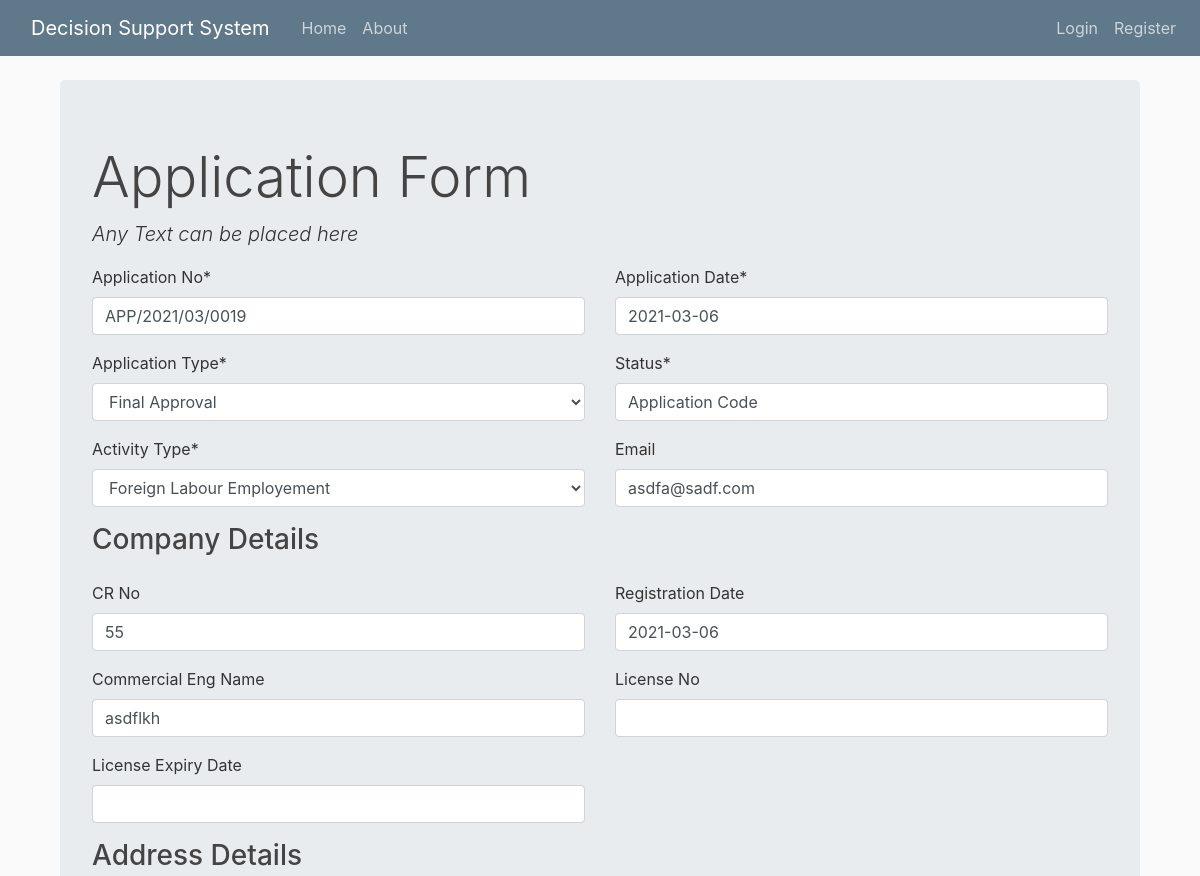
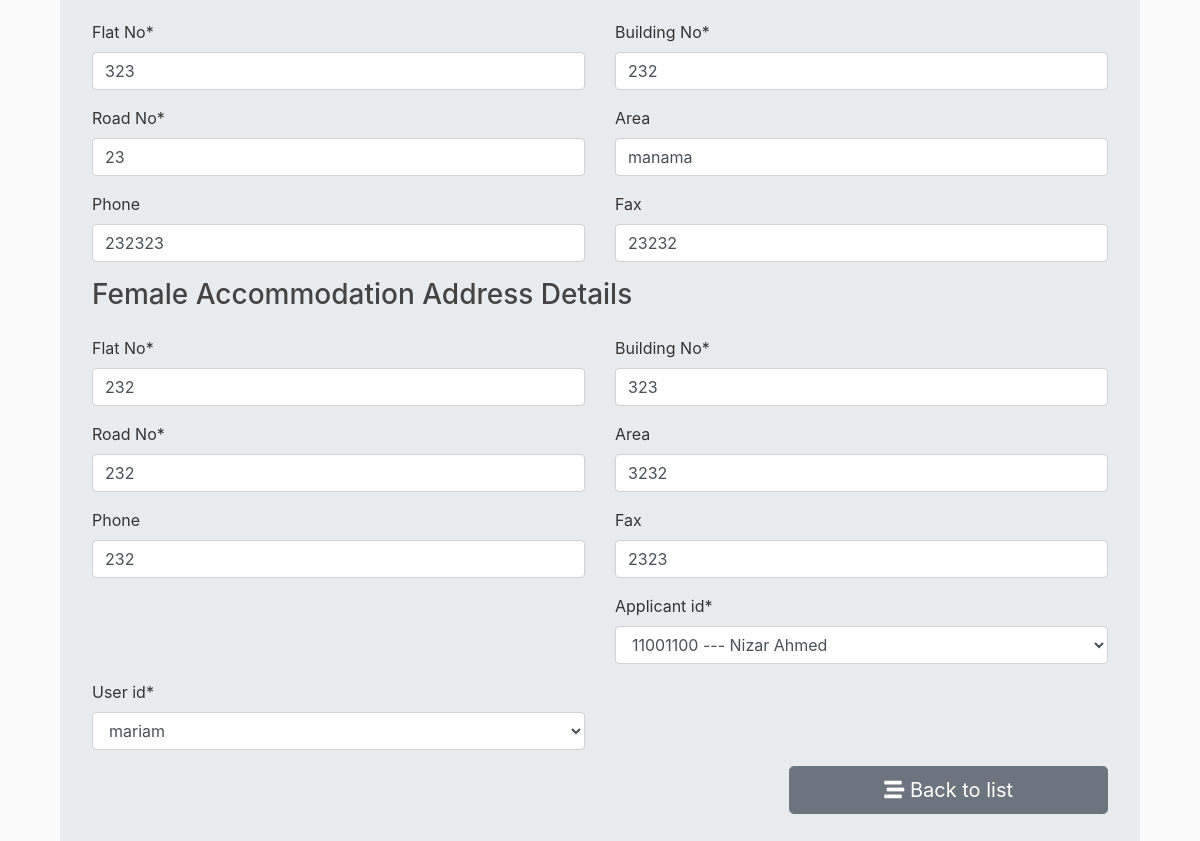
The page /application/19/update/ on the database as committed earlier (2 pictures, top to bottom).
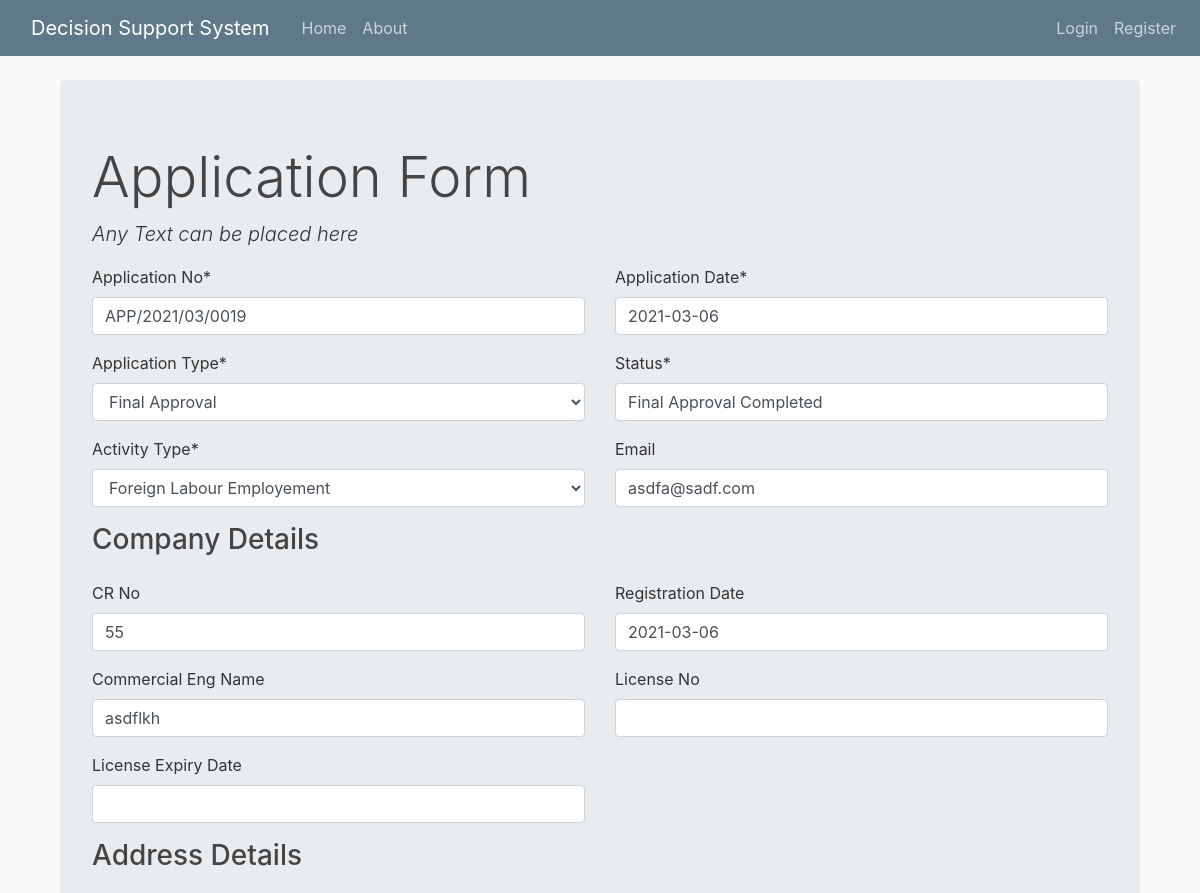
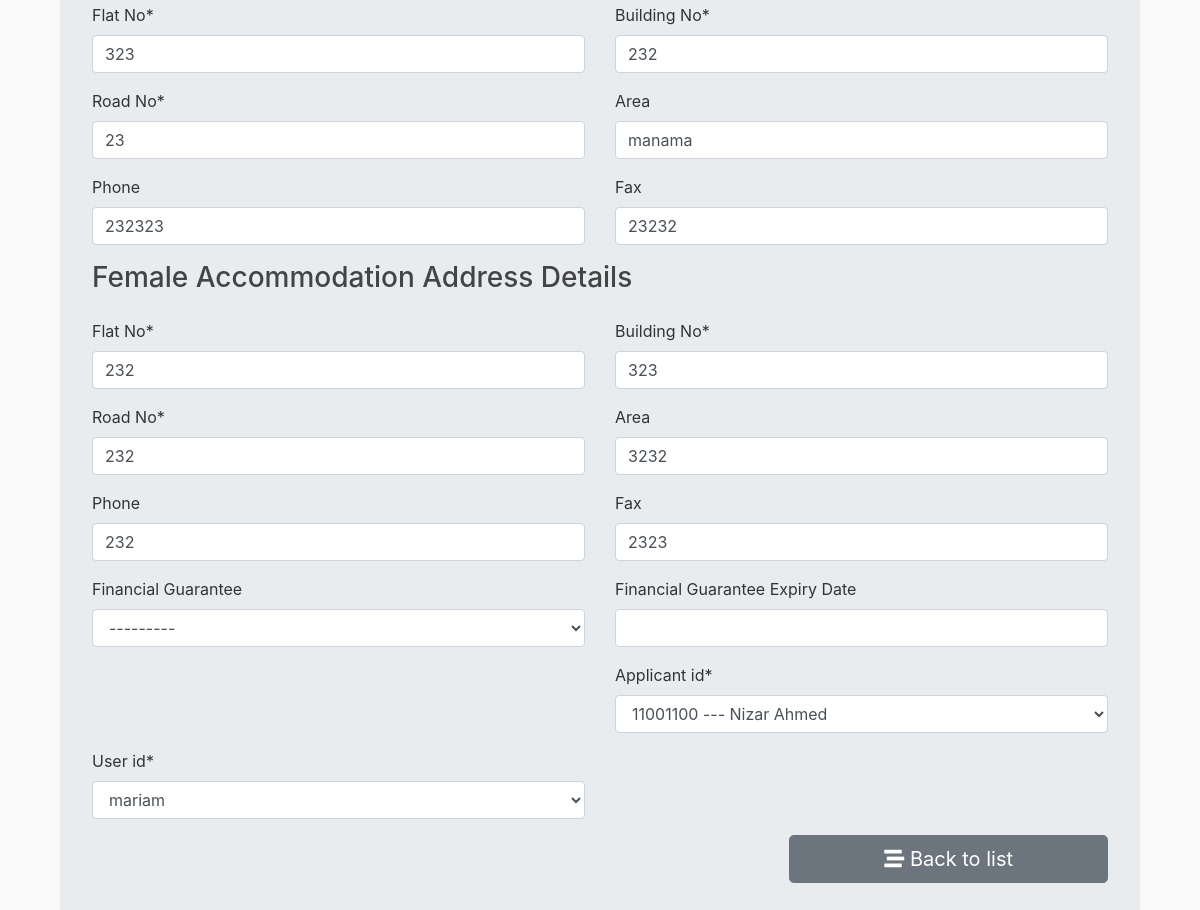
The same page on the database as committed later (2 pictures, top to bottom).
### app/models.py (models this page shows, shortened)
class Application(models.Model):
    activity_type_list = (
        ('demostic', 'Demostic Labour Employment'),
        ('foreign', 'Foreign Labour Employement'),
        ('local', 'Bahraini Labour Employment')
    )
    financial_guarantee_list = (
        ('manager_cheque', 'Manager Cheque'),
        ('bank_guarantee', 'Bank Guarantee')
    )
    intial_approval_list = (
        ('approve', 'Approve'),
        ('reject', 'Reject')
    )
    app_type_list = (
        ('initial','Initial Approval'),
        ('final','Final Approval'),
        ('renew','Renewal License'),
        ('cancel','Cancel License')
    )
    app_no = models.CharField(_("Application No"), max_length=50, default='Draft Application')
    app_date = models.DateField(_("Application Date"), default=datetime.date.today)
    app_type = models.CharField(_("Application Type"), max_length=50, choices=app_type_list)
    app_status_index = models.IntegerField(_("Status No"), default=0)
    app_current_status = models.CharField(_("Status"), max_length=50, default='Draft')
    app_next_status = models.CharField(_("Status"), max_length=50, default='Draft')
    activty_type = models.CharField(_("Activity Type"), max_length=50, choices=activity_type_list)
    staff_comments = models.TextField(_("Comments"), blank=True)
    manager_comments = models.TextField(_("Manager Comments"), blank=True)
    approval = models.CharField(_("Manager Decision"), max_length=50, choices=intial_approval_list, blank=True)
    financial_guarantee = models.CharField(_("Financial Guarantee"), max_length=50, choices=financial_guarantee_list, blank=True)
    financial_guarantee_expiry_date = models.DateField(_("Financial Guarantee Expiry Date"), null=True, blank=True)
    cr = models.CharField(_("CR No"), max_length=50, blank=True)
    cr_reg_date = models.DateField(_("Registration Date"), null=True, blank=True)
    full_en_name = models.CharField(_("Commercial Eng Name"), max_length=250, blank=True)
    license_no = models.CharField(_("License No"), max_length=50, blank=True)
    license_expiry_date = models.DateField(_("License Expiry Date"), null=True, blank=True)
    flat_no = models.IntegerField(_("Flat No"), default=0)
    building_no = models.IntegerField(_("Building No"), default=0)
    road_no = models.IntegerField(_("Road No"), default=0)
    area = models.CharField(_("Area"), max_length=50, blank=True)
    contact1 = models.CharField(_("Phone"), max_length=50, blank=True)
    contact2 = models.CharField(_("Fax"), max_length=50, blank=True)
    email = models.EmailField(_("Email"), max_length=254, blank=True)
    fh_flat_no = models.IntegerField(_("Flat No"), default=0)
    fh_building_no = models.IntegerField(_("Building No"), default=0)
    fh_road_no = models.IntegerField(_("Road No"), default=0)
    fh_area = models.CharField(_("Area"), max_length=50, blank=True)
    fh_contact1 = models.CharField(_("Phone"), max_length=50, blank=True)
    fh_contact2 = models.CharField(_("Fax"), max_length=50, blank=True)
    qsreq = models.IntegerField(_("Uploaded Documents"), default=0)
    qnreq = models.IntegerField(_("Org Required Documents"), default=1)
    dreq = models.FloatField(_("Adequacy of Requirements Level"), default=0)
    qsrec = models.IntegerField(_("Satisfying Recommendations"), default=0)
    qnrec = models.IntegerField(_("All Recommendations"), default=1)
    drec = models.FloatField(_("Adequacy of Recommendations Level"), default=0)
    cr_doc = models.FileField(_("CR Doc"), upload_to='doc_library', max_length=100, null=True, blank=True)
    bank_statement_doc = models.FileField(_("Bank Statement Doc"), upload_to='doc_library', max_length=100, null=True, blank=True)
    lmra_agreement = models.FileField(_("LMRA Agreement"), upload_to='doc_library', max_length=100, null=True, blank=True)
    cert1_doc = models.FileField(_("MOIS Cert"), upload_to='doc_library', max_length=100, null=True, blank=True)
    cert2_doc = models.FileField(_("MOH Cert"), upload_to='doc_library', max_length=100, null=True, blank=True)
    cert3_doc = models.FileField(_("MOL Cert"), upload_to='doc_library', max_length=100, null=True, blank=True)
    cr_rent_doc = models.FileField(_("CR Rental Agreement Doc"), upload_to='doc_library', max_length=100, null=True, blank=True)
    fh_rent_doc = models.FileField(_("Temp FH Rental Agreement Doc"), upload_to='doc_library', max_length=100, null=True, blank=True)
    cr_ewa_bill_doc = models.FileField(_("CR EWA Bill Doc"), upload_to='doc_library', max_length=100, null=True, blank=True)
    fh_ewa_bill_doc = models.FileField(_("Temp FH EWA Bill Doc"), upload_to='doc_library', max_length=100, null=True, blank=True)
    employment_office_receipt = models.FileField(_("Employment Office Receipt"), upload_to='doc_library', max_length=100, null=True, blank=True)
    applicant_id = models.ForeignKey(Applicant, verbose_name=_(""), on_delete=models.CASCADE)
    user_id = models.ForeignKey(User, verbose_name=_(""), on_delete=models.CASCADE)

### app/views.py (the view, shortened to what this page needs)
# urls.py: path('application/<int:id>/update/', views.application_form,name='application_update'),
def application_form(request, id=0):
    if request.method == "GET":
        if id == 0:
            form = ApplicationForm()
        else:
            application = Application.objects.get(pk=id)
            form = ApplicationForm(instance=application)
        return render(request, "app/application_form.html", {'form': form})

### app/models.py (called while the page is built)
    def __str__(self):
        return self.cpr + ' --- ' + self.fullname

### app/templates/app/application_form.html (shortened to what the changed rows need)
{% extends "app/base.html" %}
{% load crispy_forms_tags %}
{% load user_tags %}
{% block content %}
<h1 class="display-4">Application Form</h1>
<form action="" method="post" autocomplete="off">
    <div class="row">
        <div class="form-group col-md-6 mb-0">
            {{ form.app_no|as_crispy_field }}
        </div>
        <div class="form-group col-md-6 mb-0">
            {{ form.app_date|as_crispy_field }}
        </div>
        <div class="form-group col-md-6 mb-0">
            {{ form.app_type|as_crispy_field }}
        </div>
        <div class="form-group col-md-6 mb-0">
            {{ form.app_current_status|as_crispy_field }}
        </div>
        <div class="form-group col-md-6 mb-0">
            {{ form.activty_type|as_crispy_field }}
        </div>
        <div class="form-group col-md-6 mb-0">
            {{ form.email|as_crispy_field }}
        </div>
        <div class="form-group col-md-6 mb-0">
            {{ form.cr|as_crispy_field }}
        </div>
        <div class="form-group col-md-6 mb-0">
            {{ form.cr_reg_date|as_crispy_field }}
        </div>
        <div class="form-group col-md-6 mb-0">
            {{ form.full_en_name|as_crispy_field }}
        </div>
        <div class="form-group col-md-6 mb-0">
            {{ form.license_no|as_crispy_field }}
        </div>
        <div class="form-group col-md-6 mb-0">
            {{ form.license_expiry_date|as_crispy_field }}
        </div>
        <div class="form-group col-md-6 mb-0">
            {{ form.flat_no|as_crispy_field }}
        </div>
        <div class="form-group col-md-6 mb-0">
            {{ form.building_no|as_crispy_field }}
        </div>
        <div class="form-group col-md-6 mb-0">
            {{ form.road_no|as_crispy_field }}
        </div>
        <div class="form-group col-md-6 mb-0">
            {{ form.area|as_crispy_field }}
        </div>
        <div class="form-group col-md-6 mb-0">
            {{ form.contact1|as_crispy_field }}
        </div>
        <div class="form-group col-md-6 mb-0">
            {{ form.contact2|as_crispy_field }}
        </div>
        <div class="form-group col-md-6 mb-0">
            {{ form.fh_flat_no|as_crispy_field }}
        </div>
        <div class="form-group col-md-6 mb-0">
            {{ form.fh_building_no|as_crispy_field }}
        </div>
        <div class="form-group col-md-6 mb-0">
            {{ form.fh_road_no|as_crispy_field }}
        </div>
        <div class="form-group col-md-6 mb-0">
            {{ form.fh_area|as_crispy_field }}
        </div>
        <div class="form-group col-md-6 mb-0">
            {{ form.fh_contact1|as_crispy_field }}
        </div>
        <div class="form-group col-md-6 mb-0">
            {{ form.fh_contact2|as_crispy_field }}
        </div>
        <div class="form-group col-md-6 mb-0">
            {{ form.financial_guarantee|as_crispy_field }}
        </div>
        <div class="form-group col-md-6 mb-0">
            {{ form.financial_guarantee_expiry_date|as_crispy_field }}
        </div>
        <div class="form-group col-md-6 mb-0">
            {{ form.applicant_id|as_crispy_field }}
        </div>
        <div class="form-group col-md-6 mb-0">
            {{ form.user_id|as_crispy_field }}
        </div>
    </div>
</form>
{% endblock content %}

Rows that differ between the two databases and show on the page:
changed Application "Final Approval": app_current_status "Application Code" → "Final Approval Completed"; financial_guarantee (not shown) → "---------"
Other text that changed with them:
text now shown: "Financial Guarantee Financial Guarantee Expiry Date"
